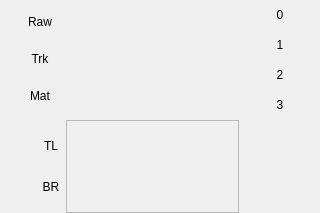
<ui version="4.0" >
 <class>VisionTracking</class>
 <widget class="QWidget" name="VisionTracking" >
  <property name="geometry" >
   <rect>
    <x>0</x>
    <y>0</y>
    <width>320</width>
    <height>213</height>
   </rect>
  </property>
  <property name="minimumSize" >
   <size>
    <width>320</width>
    <height>213</height>
   </size>
  </property>
  <property name="maximumSize" >
   <size>
    <width>320</width>
    <height>213</height>
   </size>
  </property>
  <property name="windowTitle" >
   <string>Form</string>
  </property>
  <property name="styleSheet" >
   <string>QPushButton{
icon-size:25px;
border:0px;
}</string>
  </property>
  <layout class="QVBoxLayout" >
   <property name="spacing" >
    <number>0</number>
   </property>
   <property name="leftMargin" >
    <number>0</number>
   </property>
   <property name="topMargin" >
    <number>0</number>
   </property>
   <property name="rightMargin" >
    <number>0</number>
   </property>
   <property name="bottomMargin" >
    <number>0</number>
   </property>
   <item>
    <layout class="QHBoxLayout" >
     <property name="spacing" >
      <number>0</number>
     </property>
     <item>
      <layout class="QVBoxLayout" >
       <property name="spacing" >
        <number>0</number>
       </property>
       <item>
        <widget class="QPushButton" name="RawButton" >
         <property name="minimumSize" >
          <size>
           <width>30</width>
           <height>30</height>
          </size>
         </property>
         <property name="maximumSize" >
          <size>
           <width>30</width>
           <height>30</height>
          </size>
         </property>
         <property name="styleSheet" >
          <string>QPushButton{
border:0px;
background-image:url(:/actions/rivet30x30L.png);
color:black
}
QPushButton:checked{
border:0px;
background-image:url(:/actions/rivet30x30D.png);
color:white;
}</string>
         </property>
         <property name="text" >
          <string>Raw</string>
         </property>
         <property name="checkable" >
          <bool>true</bool>
         </property>
        </widget>
       </item>
       <item>
        <widget class="QPushButton" name="MatchButton" >
         <property name="minimumSize" >
          <size>
           <width>30</width>
           <height>30</height>
          </size>
         </property>
         <property name="maximumSize" >
          <size>
           <width>25</width>
           <height>16777215</height>
          </size>
         </property>
         <property name="styleSheet" >
          <string>QPushButton{
border:0px;
background-image:url(:/actions/rivet30x30L.png);
color:black;
}
QPushButton:checked{
border:0px;
background-image:url(:/actions/rivet30x30D.png);
color:white;
}</string>
         </property>
         <property name="text" >
          <string>Trk</string>
         </property>
         <property name="checkable" >
          <bool>true</bool>
         </property>
        </widget>
       </item>
       <item>
        <widget class="QPushButton" name="TrackButton" >
         <property name="minimumSize" >
          <size>
           <width>30</width>
           <height>30</height>
          </size>
         </property>
         <property name="maximumSize" >
          <size>
           <width>25</width>
           <height>16777215</height>
          </size>
         </property>
         <property name="styleSheet" >
          <string>QPushButton{
border:0px;
background-image:url(:/actions/rivet30x30L.png);
color:black;
}
QPushButton:checked{
border:0px;
background-image:url(:/actions/rivet30x30D.png);
color:white;
}</string>
         </property>
         <property name="text" >
          <string>Mat</string>
         </property>
         <property name="checkable" >
          <bool>true</bool>
         </property>
        </widget>
       </item>
      </layout>
     </item>
     <item>
      <widget class="QStackedWidget" name="image" >
       <property name="minimumSize" >
        <size>
         <width>160</width>
         <height>120</height>
        </size>
       </property>
       <property name="maximumSize" >
        <size>
         <width>160</width>
         <height>120</height>
        </size>
       </property>
       <property name="autoFillBackground" >
        <bool>false</bool>
       </property>
       <property name="frameShape" >
        <enum>QFrame::NoFrame</enum>
       </property>
       <property name="frameShadow" >
        <enum>QFrame::Plain</enum>
       </property>
       <property name="lineWidth" >
        <number>0</number>
       </property>
      </widget>
     </item>
     <item>
      <layout class="QVBoxLayout" >
       <property name="spacing" >
        <number>0</number>
       </property>
       <item>
        <widget class="QPushButton" name="Model0Button" >
         <property name="minimumSize" >
          <size>
           <width>30</width>
           <height>30</height>
          </size>
         </property>
         <property name="maximumSize" >
          <size>
           <width>30</width>
           <height>30</height>
          </size>
         </property>
         <property name="styleSheet" >
          <string>QPushButton{
border:0px;
background-image:url(:/actions/rivet30x30L.png);
color:black;
}
QPushButton:checked{
border:0px;
background-image:url(:/actions/rivet30x30D.png);
color:white;
}</string>
         </property>
         <property name="text" >
          <string>0</string>
         </property>
        </widget>
       </item>
       <item>
        <widget class="QPushButton" name="Model1Button" >
         <property name="minimumSize" >
          <size>
           <width>30</width>
           <height>30</height>
          </size>
         </property>
         <property name="maximumSize" >
          <size>
           <width>30</width>
           <height>30</height>
          </size>
         </property>
         <property name="styleSheet" >
          <string>QPushButton{
border:0px;
background-image:url(:/actions/rivet30x30L.png);
color:black;
}
QPushButton:checked{
border:0px;
background-image:url(:/actions/rivet30x30D.png);
color:white;
}</string>
         </property>
         <property name="text" >
          <string>1</string>
         </property>
        </widget>
       </item>
       <item>
        <widget class="QPushButton" name="Model2Button" >
         <property name="minimumSize" >
          <size>
           <width>30</width>
           <height>30</height>
          </size>
         </property>
         <property name="maximumSize" >
          <size>
           <width>30</width>
           <height>30</height>
          </size>
         </property>
         <property name="styleSheet" >
          <string>QPushButton{
border:0px;
background-image:url(:/actions/rivet30x30L.png);
color:black;
}
QPushButton:checked{
border:0px;
background-image:url(:/actions/rivet30x30D.png);
color:white;
}</string>
         </property>
         <property name="text" >
          <string>2</string>
         </property>
        </widget>
       </item>
       <item>
        <widget class="QPushButton" name="Model3Button" >
         <property name="minimumSize" >
          <size>
           <width>30</width>
           <height>30</height>
          </size>
         </property>
         <property name="maximumSize" >
          <size>
           <width>30</width>
           <height>30</height>
          </size>
         </property>
         <property name="styleSheet" >
          <string>QPushButton{
border:0px;
background-image:url(:/actions/rivet30x30L.png);
color:black;
}
QPushButton:checked{
border:0px;
background-image:url(:/actions/rivet30x30D.png);
color:white;
}</string>
         </property>
         <property name="text" >
          <string>3</string>
         </property>
        </widget>
       </item>
      </layout>
     </item>
    </layout>
   </item>
   <item>
    <layout class="QHBoxLayout" >
     <property name="spacing" >
      <number>0</number>
     </property>
     <item>
      <spacer>
       <property name="orientation" >
        <enum>Qt::Horizontal</enum>
       </property>
       <property name="sizeHint" >
        <size>
         <width>65</width>
         <height>20</height>
        </size>
       </property>
      </spacer>
     </item>
     <item>
      <layout class="QVBoxLayout" >
       <property name="spacing" >
        <number>0</number>
       </property>
       <item>
        <widget class="QPushButton" name="TopLeftButton" >
         <property name="minimumSize" >
          <size>
           <width>30</width>
           <height>30</height>
          </size>
         </property>
         <property name="maximumSize" >
          <size>
           <width>30</width>
           <height>30</height>
          </size>
         </property>
         <property name="styleSheet" >
          <string>QPushButton{
border:0px;
background-image:url(:/actions/rivet30x30L.png);
color:black;
}
QPushButton:checked{
border:0px;
background-image:url(:/actions/rivet30x30D.png);
color:white;
}</string>
         </property>
         <property name="text" >
          <string>TL</string>
         </property>
        </widget>
       </item>
       <item>
        <widget class="QPushButton" name="BottomRightButton" >
         <property name="minimumSize" >
          <size>
           <width>30</width>
           <height>30</height>
          </size>
         </property>
         <property name="maximumSize" >
          <size>
           <width>30</width>
           <height>30</height>
          </size>
         </property>
         <property name="styleSheet" >
          <string>QPushButton{
border:0px;
background-image:url(:/actions/rivet30x30L.png);
color:black;
}
QPushButton:checked{
border:0px;
background-image:url(:/actions/rivet30x30D.png);
color:white;
}</string>
         </property>
         <property name="text" >
          <string>BR</string>
         </property>
        </widget>
       </item>
      </layout>
     </item>
     <item>
      <widget class="QStackedWidget" name="hsv" >
       <property name="sizePolicy" >
        <sizepolicy vsizetype="Expanding" hsizetype="Expanding" >
         <horstretch>0</horstretch>
         <verstretch>0</verstretch>
        </sizepolicy>
       </property>
       <property name="minimumSize" >
        <size>
         <width>173</width>
         <height>93</height>
        </size>
       </property>
       <property name="maximumSize" >
        <size>
         <width>173</width>
         <height>93</height>
        </size>
       </property>
       <property name="frameShape" >
        <enum>QFrame::StyledPanel</enum>
       </property>
       <property name="frameShadow" >
        <enum>QFrame::Raised</enum>
       </property>
      </widget>
     </item>
     <item>
      <layout class="QVBoxLayout" >
       <property name="spacing" >
        <number>0</number>
       </property>
       <item>
        <layout class="QHBoxLayout" >
         <property name="spacing" >
          <number>0</number>
         </property>
         <item>
          <spacer>
           <property name="orientation" >
            <enum>Qt::Horizontal</enum>
           </property>
           <property name="sizeHint" >
            <size>
             <width>17</width>
             <height>17</height>
            </size>
           </property>
          </spacer>
         </item>
         <item>
          <widget class="QPushButton" name="UpButton" >
           <property name="sizePolicy" >
            <sizepolicy vsizetype="Fixed" hsizetype="Fixed" >
             <horstretch>30</horstretch>
             <verstretch>30</verstretch>
            </sizepolicy>
           </property>
           <property name="minimumSize" >
            <size>
             <width>30</width>
             <height>30</height>
            </size>
           </property>
           <property name="maximumSize" >
            <size>
             <width>30</width>
             <height>30</height>
            </size>
           </property>
           <property name="styleSheet" >
            <string>QPushButton{
border:0px;
background-image:url(:/actions/arrowUp-30L.png);
color:black;
font:bold;
font-size:12pt;
}
QPushButton:pressed{
border:0px;
background-image:url(:/actions/arrowUp-30D.png);
color:white;
font:bold;
font-size:12pt;
}</string>
           </property>
           <property name="text" >
            <string/>
           </property>
           <property name="iconSize" >
            <size>
             <width>30</width>
             <height>30</height>
            </size>
           </property>
           <property name="autoRepeat" >
            <bool>true</bool>
           </property>
           <property name="autoRepeatDelay" >
            <number>300</number>
           </property>
           <property name="autoRepeatInterval" >
            <number>50</number>
           </property>
          </widget>
         </item>
         <item>
          <spacer>
           <property name="orientation" >
            <enum>Qt::Horizontal</enum>
           </property>
           <property name="sizeHint" >
            <size>
             <width>17</width>
             <height>17</height>
            </size>
           </property>
          </spacer>
         </item>
        </layout>
       </item>
       <item>
        <layout class="QHBoxLayout" >
         <property name="spacing" >
          <number>0</number>
         </property>
         <item>
          <widget class="QPushButton" name="LeftButton" >
           <property name="sizePolicy" >
            <sizepolicy vsizetype="Fixed" hsizetype="Fixed" >
             <horstretch>0</horstretch>
             <verstretch>0</verstretch>
            </sizepolicy>
           </property>
           <property name="minimumSize" >
            <size>
             <width>30</width>
             <height>30</height>
            </size>
           </property>
           <property name="maximumSize" >
            <size>
             <width>30</width>
             <height>30</height>
            </size>
           </property>
           <property name="styleSheet" >
            <string>QPushButton{
border:0px;
background-image:url(:/actions/arrowLf-30L.png);
color:black;
font:bold;
font-size:12pt;
}
QPushButton:pressed{
border:0px;
background-image:url(:/actions/arrowLf-30D.png);
color:white;
font:bold;
font-size:12pt;
}</string>
           </property>
           <property name="text" >
            <string/>
           </property>
           <property name="iconSize" >
            <size>
             <width>30</width>
             <height>30</height>
            </size>
           </property>
           <property name="autoRepeat" >
            <bool>true</bool>
           </property>
           <property name="autoRepeatDelay" >
            <number>150</number>
           </property>
           <property name="autoRepeatInterval" >
            <number>20</number>
           </property>
          </widget>
         </item>
         <item>
          <widget class="QPushButton" name="RightButton" >
           <property name="sizePolicy" >
            <sizepolicy vsizetype="Fixed" hsizetype="Fixed" >
             <horstretch>0</horstretch>
             <verstretch>0</verstretch>
            </sizepolicy>
           </property>
           <property name="minimumSize" >
            <size>
             <width>30</width>
             <height>30</height>
            </size>
           </property>
           <property name="maximumSize" >
            <size>
             <width>30</width>
             <height>30</height>
            </size>
           </property>
           <property name="styleSheet" >
            <string>QPushButton{
border:0px;
background-image:url(:/actions/arrowRt-30L.png);
color:black;
font:bold;
font-size:12pt;
}
QPushButton:pressed{
border:0px;
background-image:url(:/actions/arrowRt-30D.png);
color:white;
font:bold;
font-size:12pt;
}</string>
           </property>
           <property name="text" >
            <string/>
           </property>
           <property name="iconSize" >
            <size>
             <width>30</width>
             <height>30</height>
            </size>
           </property>
           <property name="autoRepeat" >
            <bool>true</bool>
           </property>
           <property name="autoRepeatDelay" >
            <number>150</number>
           </property>
           <property name="autoRepeatInterval" >
            <number>20</number>
           </property>
          </widget>
         </item>
        </layout>
       </item>
       <item>
        <layout class="QHBoxLayout" >
         <property name="spacing" >
          <number>0</number>
         </property>
         <item>
          <spacer>
           <property name="orientation" >
            <enum>Qt::Horizontal</enum>
           </property>
           <property name="sizeHint" >
            <size>
             <width>40</width>
             <height>20</height>
            </size>
           </property>
          </spacer>
         </item>
         <item>
          <widget class="QPushButton" name="DownButton" >
           <property name="sizePolicy" >
            <sizepolicy vsizetype="Fixed" hsizetype="Fixed" >
             <horstretch>0</horstretch>
             <verstretch>0</verstretch>
            </sizepolicy>
           </property>
           <property name="minimumSize" >
            <size>
             <width>30</width>
             <height>30</height>
            </size>
           </property>
           <property name="maximumSize" >
            <size>
             <width>30</width>
             <height>30</height>
            </size>
           </property>
           <property name="styleSheet" >
            <string>QPushButton{
border:0px;
background-image:url(:/actions/arrowDn-30L.png);
color:black;
font:bold;
font-size:12pt;
}
QPushButton:pressed{
border:0px;
background-image:url(:/actions/arrowDn-30D.png);
color:white;
font:bold;
font-size:12pt;
}</string>
           </property>
           <property name="text" >
            <string/>
           </property>
           <property name="iconSize" >
            <size>
             <width>30</width>
             <height>30</height>
            </size>
           </property>
           <property name="autoRepeat" >
            <bool>true</bool>
           </property>
           <property name="autoRepeatDelay" >
            <number>300</number>
           </property>
           <property name="autoRepeatInterval" >
            <number>50</number>
           </property>
          </widget>
         </item>
         <item>
          <spacer>
           <property name="orientation" >
            <enum>Qt::Horizontal</enum>
           </property>
           <property name="sizeHint" >
            <size>
             <width>40</width>
             <height>20</height>
            </size>
           </property>
          </spacer>
         </item>
        </layout>
       </item>
      </layout>
     </item>
    </layout>
   </item>
  </layout>
 </widget>
 <resources>
  <include location="../rc/images.qrc" />
 </resources>
 <connections/>
</ui>
